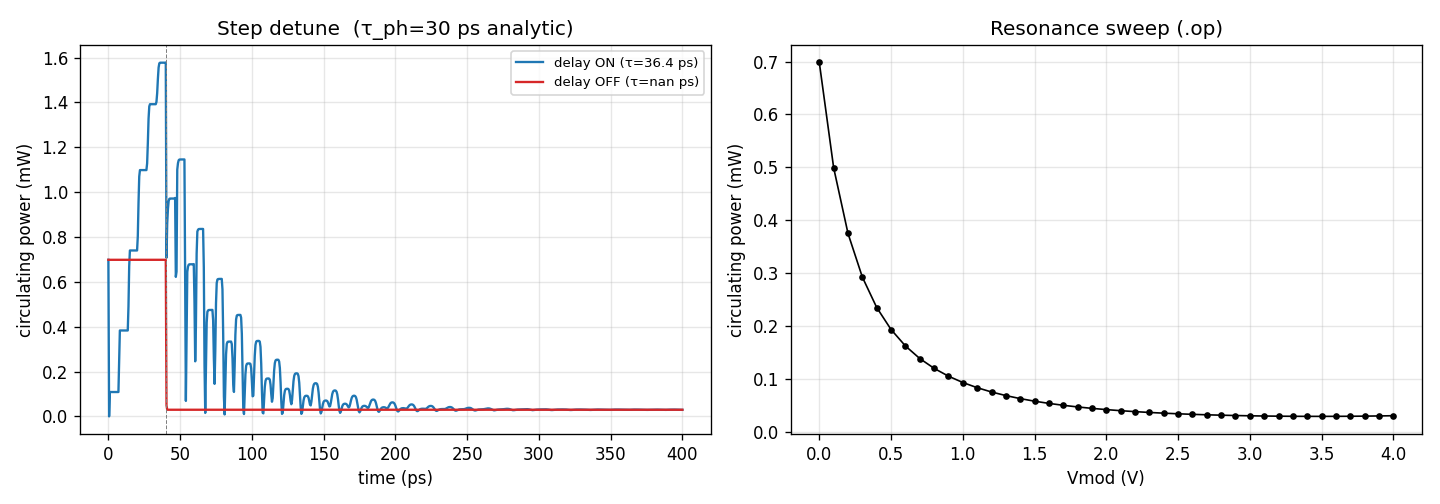

This figure's Python source:
#!/usr/bin/env python3
"""ring_dynamics_check.py — does the MRR carry real cavity dynamics?

The upstream correctness gate for time-domain fitting. A silicon micro-ring has
a photon lifetime τ_ph = Q/ω (tens of ps at Q~1e4) that is a real fraction of a
high-speed bit. If fairchild's ring relaxes *instantly* in transient, an
optimizer fitting dynamics will misattribute the missing cavity lag to carrier
lifetime / RC and return wrong device params.

This drives the all-pass ring in examples/photonic/native_mrr_modulator.sp with
a FAST detuning step at a fine timestep, and checks:
  1. with waveguide_delay ON  → through-port relaxes with τ ≈ τ_ph (analytic),
  2. with waveguide_delay OFF → response is ~instantaneous (no cavity lag).

τ_ph is computed analytically from the netlist parameters (no fit needed to know
the target). Run:  .venv/bin/python scripts/waveguide_simulations/ring_dynamics_check.py
"""
from __future__ import annotations

from pathlib import Path

import numpy as np
import fairchild as fc

C = 2.99792458e8
LAM = 1550e-9
N_G = 4.2
L_RING = 500e-6          # PN-shifter length = ring round trip
ALPHA_DB_CM = 10.0
KAPPA_L = 0.336

def _quiet(nl: str) -> str:
    """Drop the harmless wavelength_nm token from fc_waveguide lines (it's
    ignored by the waveguide model and otherwise spams a warning per run)."""
    out = []
    for ln in nl.splitlines():
        if "fc_waveguide" in ln:
            ln = ln.replace(" wavelength_nm=1550", "")
        out.append(ln)
    return "\n".join(out)


NETLIST = _quiet((Path(__file__).resolve().parents[2]
                  / "examples" / "photonic" / "native_mrr_modulator.sp").read_text())

# The cavity observable is the CIRCULATING field (pn_in), not the (under-coupled,
# nearly flat) through port — the stored ring energy is what relaxes over τ_ph.
CAVITY = "pn_in"


def analytic_tau_ph():
    t_rt = N_G * L_RING / C
    a = 10 ** (-(ALPHA_DB_CM * (L_RING * 100.0)) / 20.0)   # round-trip amplitude (loss)
    t = np.cos(KAPPA_L)                                     # self-coupling amplitude
    r = a * t
    tau = -t_rt / (2.0 * np.log(r))                        # power/energy e-folding
    Q = (2 * np.pi * C / LAM) * tau
    fsr = C / (N_G * L_RING)
    return dict(t_rt=t_rt, a=a, t=t, r=r, tau_ph=tau, Q=Q, fsr=fsr)


# WaveformSource is exported at top level after the __init__ fix; fall back to
# the compiled submodule so this runs against an older install too.
WS = getattr(fc, "WaveformSource", None) or fc.fairchild.WaveformSource


def cavity_power(r):
    re = np.asarray(r[f"V({CAVITY}_re_0)"]); im = np.asarray(r[f"V({CAVITY}_im_0)"])
    return re * re + im * im


def find_resonance():
    """Sweep vmod in op; return (V@max circulating, V@min circulating)."""
    ckt = fc.Circuit(); ckt.load_str(NETLIST)
    Vs = np.linspace(0.0, 4.0, 41)
    P = np.array([cavity_power(
        (ckt.set_param("Vmod", "dc", float(v)), ckt.run("op"))[1])[0] for v in Vs])
    return float(Vs[P.argmax()]), float(Vs[P.argmin()]), Vs, P


def step_response(v_lo, v_hi, delay, step=5e-13, stop=4e-10, t0=4e-11):
    """Fast step v_lo→v_hi at t0; return (t, circulating power).

    NB: waveguide_delay MUST go through run()'s kwarg, not an appended
    `.options` line — the example netlists end with `.end`, after which the
    parser ignores everything (a subtle footgun the fitting harness must avoid).
    """
    ckt = fc.Circuit(); ckt.load_str(NETLIST)
    # Exact step waveform via PWL (1 ps edge), well below τ_ph.
    t = np.array([0.0, t0, t0 + 1e-12, stop])
    v = np.array([v_lo, v_lo, v_hi, v_hi])
    ckt.set_source("Vmod", WS(t, v))
    r = ckt.run("tran", step=step, stop=stop, variable_step=False,
                method="gear", waveguide_delay=bool(delay))
    return np.asarray(r.time()), cavity_power(r)


def fit_tau(t, p, t0):
    """Relaxation time of p(t) after t0, measured as the 1/e-excursion crossing.

    Robust to the ~t_rt round-trip ripple that sits on the decay envelope (a
    log-linear fit would be biased by it) and to the instantaneous edge spike
    (we take the post-edge level a couple ps in, not the spike)."""
    m = t >= t0 + 2e-12
    tt, pp = t[m], p[m]
    if len(pp) < 8:
        return float("nan")
    # Smooth out the ~t_rt round-trip ripple (else a ripple trough trips the
    # crossing early). Window ≈ 2 round trips.
    dt = tt[1] - tt[0]
    win = max(3, int(round(2 * (N_G * L_RING / C) / dt)) | 1)
    if len(pp) > win:
        k = np.ones(win) / win
        pp = np.convolve(pp, k, mode="same")
        edge = win // 2                                  # drop convolution edges
        tt, pp = tt[edge:-edge], pp[edge:-edge]
    p0 = float(np.median(pp[:6]))                       # post-edge level
    p_inf = float(np.median(pp[-max(6, len(pp) // 8):]))  # settled level
    if abs(p0 - p_inf) < 1e-9:
        return float("nan")                              # no relaxation (instant)
    target = p_inf + (p0 - p_inf) / np.e
    s = np.sign(pp - target)
    cross = np.where(np.diff(s) != 0)[0]
    if len(cross) == 0:
        return float("nan")
    i = cross[0]
    frac = (target - pp[i]) / (pp[i + 1] - pp[i]) if pp[i + 1] != pp[i] else 0.0
    return (tt[i] + frac * (tt[i + 1] - tt[i])) - tt[0]


def main():
    A = analytic_tau_ph()
    print(f"Analytic ring: t_rt={A['t_rt']*1e12:.2f} ps  FSR={A['fsr']/1e9:.1f} GHz  "
          f"r={A['r']:.4f}  τ_ph={A['tau_ph']*1e12:.1f} ps  Q={A['Q']:.3g}\n")

    v_on, v_off, Vs, Psw = find_resonance()
    print(f"Resonance sweep ({CAVITY}, circulating): max @ V={v_on:.2f} "
          f"({Psw.max()*1e3:.3f} mW)  min @ V={v_off:.2f} ({Psw.min()*1e3:.3f} mW)  "
          f"build-up {Psw.max()/max(Psw.min(),1e-12):.1f}×\n")

    results = {}
    for delay in (True, False):
        t, p = step_response(v_on, v_off, delay)
        tau = fit_tau(t, p, 4e-11)
        results[delay] = (t, p, tau)
        tag = "ON " if delay else "OFF"
        print(f"waveguide_delay={tag}  measured relaxation τ = "
              f"{tau*1e12:7.2f} ps" if tau == tau else
              f"waveguide_delay={tag}  measured relaxation τ = ~instant (unresolved)")

    tau_on = results[True][2]
    ratio = tau_on / A['tau_ph'] if tau_on == tau_on else float("nan")
    print(f"\nGATE: τ_on/τ_ph = {ratio:.2f}  (≈1 ⇒ cavity dynamics correct)")
    print(f"      delay-OFF should be ≪ τ_ph (near-instant): "
          f"τ_off = {results[False][2]*1e12 if results[False][2]==results[False][2] else 0:.2f} ps")

    try:
        import matplotlib
        matplotlib.use("Agg")
        import matplotlib.pyplot as plt
        fig, ax = plt.subplots(1, 2, figsize=(12, 4.2))
        for delay, c in ((True, "tab:blue"), (False, "tab:red")):
            t, p, tau = results[delay]
            ax[0].plot(t * 1e12, p * 1e3, c, lw=1.4,
                       label=f"delay {'ON' if delay else 'OFF'} (τ={tau*1e12:.1f} ps)")
        ax[0].axvline(40, color="gray", lw=0.6, ls="--")
        ax[0].set_xlabel("time (ps)"); ax[0].set_ylabel("circulating power (mW)")
        ax[0].set_title(f"Step detune  (τ_ph={A['tau_ph']*1e12:.0f} ps analytic)")
        ax[0].legend(fontsize=8); ax[0].grid(alpha=0.3)
        ax[1].plot(Vs, Psw * 1e3, "k.-", lw=1)
        ax[1].set_xlabel("Vmod (V)"); ax[1].set_ylabel("circulating power (mW)")
        ax[1].set_title("Resonance sweep (.op)"); ax[1].grid(alpha=0.3)
        fig.tight_layout()
        out = Path(__file__).resolve().parent / "ring_dynamics_check.png"
        fig.savefig(out, dpi=120); print(f"\nwrote {out}")
    except ImportError:
        pass


if __name__ == "__main__":
    main()
